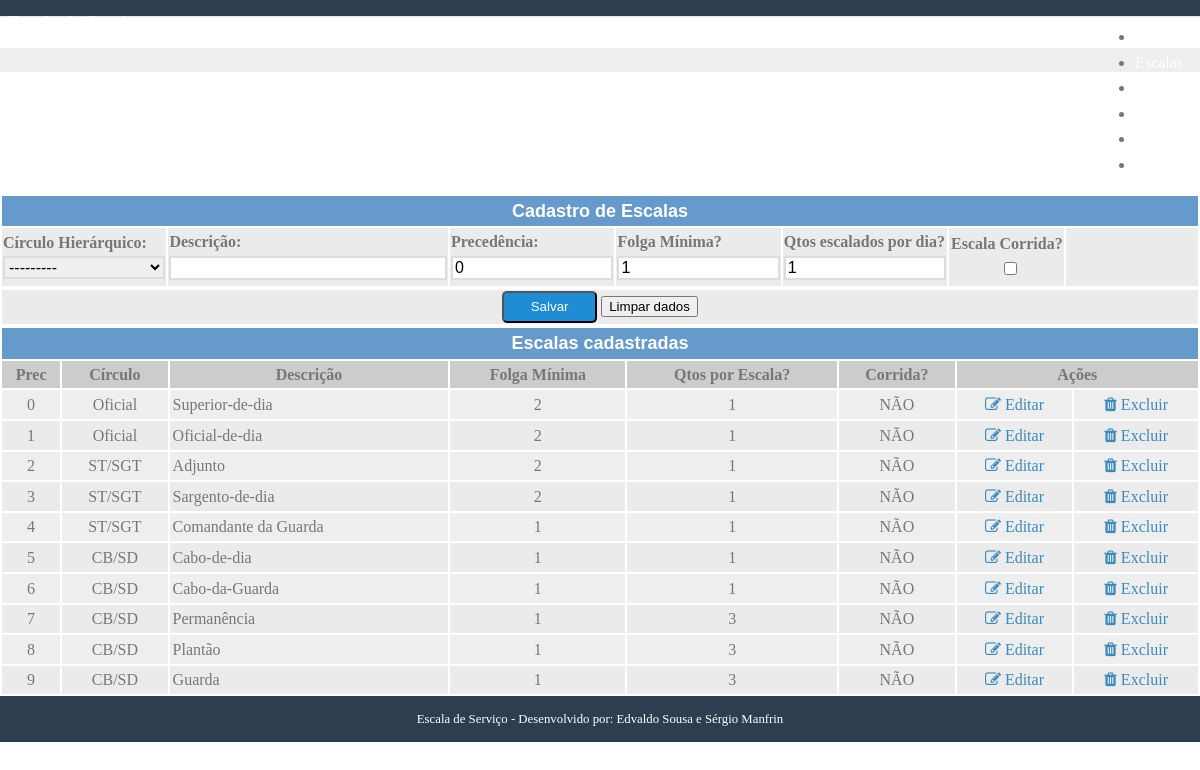
/escalas/cadastrar (signed in), run on the app's committed database.
### core/models.py (models this page shows, shortened)
class Escala(models.Model):
    descricao = models.CharField('Descrição', max_length=40)
    ticado = models.BooleanField('Marcado?', blank=True, default=True)
    precedencia = models.IntegerField('Precedência',default=0)
    nrmilitaresnaescala = models.IntegerField('Nº Mil na Escala?', null=False, default=3)
    CIRCULO_CHOICES = [ (0, 'Oficial'), (1, 'ST/SGT'),(2, 'CB/SD'), (3, 'TODOS')]
    idcirculo = models.IntegerField('Círculo Hierárquico',null=False,
    choices=CIRCULO_CHOICES, blank=False)
    qtdporescala = models.IntegerField('Qtos escalados por dia?',null=False, default=1)
    CORRIDA_CHOICES= [(1, "SIM"), (0, "NÃO")]
    corrida = models.BooleanField('Escala Corrida?', choices= CORRIDA_CHOICES, default=0)
    folgaminima = models.IntegerField('Folga Mínima?',null=False, default=1)
    class Meta:
        verbose_name = 'Escala'
        verbose_name_plural = 'Escalas'
        ordering = ['precedencia']

### core/views.py (the view)
# urls.py: re_path(r'^escalas/cadastrar', (views.escalas), name='escalas'),
@login_required
def escalas(request):
    template_name = 'cadastrarescalas.html'
    if request.method == 'POST':
        form = escalasForm(request.POST)
        if form.is_valid():
            form.save()
            return redirect('core:escalas')
    else:
        form = escalasForm()
    context = {
        'form': form
    }
    escalas = listar_escalas(request)
    context = {'form': form, 'escalas': escalas}
    return render(request, template_name, context)

### core/forms.py (shortened to what this page needs)
class escalasForm(forms.ModelForm):
    corrida = forms.BooleanField(label ='Escala Corrida?', required=False)
    class Meta:
        model = Escala
        fields = (['idcirculo', 'descricao', 'precedencia',
        'folgaminima', 'qtdporescala', 'corrida']
        )

### core/views.py (called while the page is built)
@login_required
def listar_escalas(request, pagina=1):
    escala_list = Escala.objects.all()
    page = request.GET.get('page', pagina)
    paginator = Paginator(escala_list, 24)
    try:
        escalas = paginator.page(page)
    except PageNotAnInteger:
        escalas = paginator.page(1)
    except EmptyPage:
        escalas = paginator.page(paginator.num_pages)
    return escalas

### core/templates/cadastrarescalas.html (shortened to what this page needs)
{% extends "listar_escalas.html" %}
{% load widget_tweaks %} #usado para renderizar os camops dos forms
{% block escalas %}
<div class = "splash">
</div>
  <form class="pure-form pure-form-aligned" method="post">
   <table class="table full" align="center">
    <tr bgcolor="#6699CC">
     <td colspan="7">
     <div align="center"><font face="Arial" size="4" color="#FFFFFF"><b>Cadastro de Escalas</b></font></div></td>
    </tr>
    <tr bgcolor="ebebeb">
      <td width="10%">
        <div class="control-group">
            {{ form.idcirculo.label_tag }}
            <br>
            {% render_field form.idcirculo %}
        </div>
      </td>
      <td width="17%">
        <div class="control-group">
            {{ form.descricao.label_tag }}
            <br>
            {{ form.descricao }}
        </div>
      </td>
      <td width="10%">
        <div class="control-group">
            {{ form.precedencia.label_tag }}
            <br>
            {{ form.precedencia }}
        </div>
      </td>
      <td width="10%">
        <div class="control-group">
            {{ form.folgaminima.label_tag }}
            <br>
            {{ form.folgaminima }}
        </div>
      </td>
      <td width="10%">
        <div class="control-group">
            {{ form.qtdporescala.label_tag }}
            <br>
            {{ form.qtdporescala }}
        </div>
      </td>
      <td width="7%">
        <div class="control-group" align = "center">
            {{ form.corrida.label_tag }}
            <br>
            {{ form.corrida }}
        </div>
      </td>
      <td width="8%"></td>
    </tr>
    <tr bgcolor="ebebeb">
      <td colspan="7">
        <div class="pure-controls" align = "center">
            <button type="submit" class="pure-button pure-button-primary">Salvar</button>
            <button type="reset" class="pure-button pure-button-error">Limpar dados</button>
        </div>
      </td>
    </tr>
    </table>
  </form>
{% endblock %}

### core/templates/listar_escalas.html (shortened to what this page needs)
{% extends "base.html" %}
{% block content %}
{% block escalas %}{% endblock %}
  <table class="table full" align="center" id="minhaTabela">
    <thead>
      <th colspan="8" bgcolor="#6699CC">
        <div align="center"><font face="Arial" size="4"><b><font color="#FFFFFF">Escalas cadastradas</font></b></font></div>
      </th>
      <tr bgcolor="cccccc">
        <th>Prec</th>
        <th>Círculo</th>
        <th>Descrição</th>
        <th>Folga Mínima</th>
        <th>Qtos por Escala?</th>
        <th>Corrida?</th>
        <th colspan="2">Ações</th>
      </tr>
    </thead>
    <tbody>
      {% for escala in escalas %}
        <tr bgcolor="ebebeb">
          <td align = center >{{ escala.precedencia }}</td>
          <td align = center >{{ escala.get_idcirculo_display }}</td>
          <td>{{ escala.descricao }}</td>
          <td align = center >{{ escala.folgaminima }}</td>
          <td align = center >{{ escala.qtdporescala }}</td>
          <td align = center >{{ escala.get_corrida_display }}</td>
          <td align = center >
            <a href="{% url 'core:editar_escala' escala.id escalas.number %}">
              <i class="fa fa-edit"></i>
                Editar
            </a>
          </td>
          <td align = center >
            <a href="{% url 'core:excluir_escala' escala.id escalas.number %}">
              <i class="fa fa-trash"></i>
              Excluir
            </a>
          </td>
        </tr>
      {% endfor %}
    </tbody>
  </table>
  {% endblock %}

### core/static/css/styles.css (style rules this page uses)
* { -webkit-box-sizing: border-box; -moz-box-sizing: border-box; box-sizing: border-box; }
body { margin: 0 auto; line-height: 1.7em; }
a { color: #3b8bba; }
.splash { margin: 0 auto; padding: 1.5em 1em 0; background: #eee; }
.pure-form label { margin: 1em 0 0; font-weight: bold; font-size: 100%; }
.pure-form input[type], .pure-form textarea, .pure-form select { border: 2px solid #ddd; box-shadow: none; font-size: 100%; width: 100%; max-width: 350px; margin-bottom: 0.3em; }
.pure-button-primary { background-color: #1f8dd6; color: white; padding: 0.5em 2em; border-radius: 5px; }
table.full { width: 100%; }
body { min-width: 320px; color: #777; line-height: 1.6; }
a { color: #3b8bba; text-decoration: none; }
#minhaTabela tr td { padding:1.5px 3px; cursor: pointer; }
#minhaTabela tr td:last-child { text-align: center; }
#minhaTabela tr:nth-child(odd) { background-color: #eee; }

### data on the page
Escala: precedencia "0", idcirculo "Oficial", descricao "Superior-de-dia", folgaminima "2", qtdporescala "1", corrida "NÃO"
Escala: precedencia "1", idcirculo "Oficial", descricao "Oficial-de-dia", folgaminima "2", qtdporescala "1", corrida "NÃO"
Escala: precedencia "2", idcirculo "ST/SGT", descricao "Adjunto", folgaminima "2", qtdporescala "1", corrida "NÃO"
Escala: precedencia "3", idcirculo "ST/SGT", descricao "Sargento-de-dia", folgaminima "2", qtdporescala "1", corrida "NÃO"
Escala: precedencia "4", idcirculo "ST/SGT", descricao "Comandante da Guarda", folgaminima "1", qtdporescala "1", corrida "NÃO"
Escala: precedencia "5", idcirculo "CB/SD", descricao "Cabo-de-dia", folgaminima "1", qtdporescala "1", corrida "NÃO"
Escala: precedencia "6", idcirculo "CB/SD", descricao "Cabo-da-Guarda", folgaminima "1", qtdporescala "1", corrida "NÃO"
Escala: precedencia "7", idcirculo "CB/SD", descricao "Permanência", folgaminima "1", qtdporescala "3", corrida "NÃO"
Escala: precedencia "8", idcirculo "CB/SD", descricao "Plantão", folgaminima "1", qtdporescala "3", corrida "NÃO"
Escala: precedencia "9", idcirculo "CB/SD", descricao "Guarda", folgaminima "1", qtdporescala "3", corrida "NÃO"
